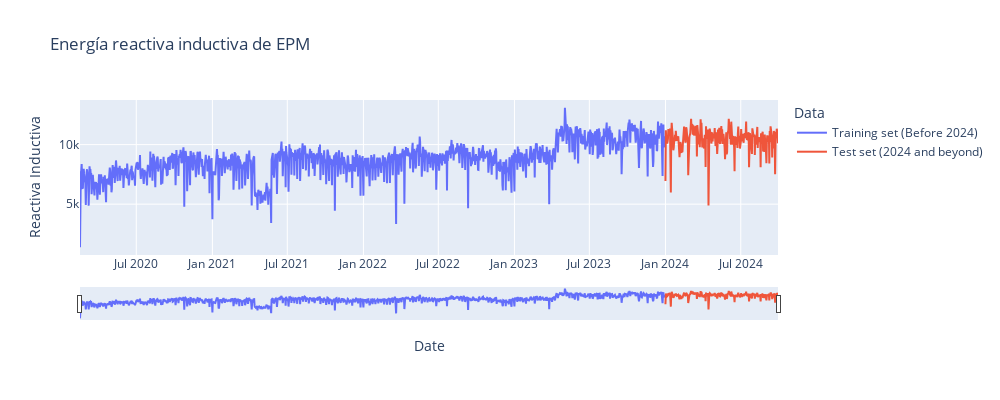

The cell this chart's notebook holds for it:
### Markdown cell above
### Grafico completo de serie

### Code cell
import plotly.graph_objects as go

# Definir los datos para el conjunto de entrenamiento y prueba
training_data = df["reactiva_inductiva"][:'2023']
test_data = df["reactiva_inductiva"]['2024':]

# Crear la figura
fig = go.Figure()

# Añadir la serie de datos del conjunto de entrenamiento
fig.add_trace(go.Scatter(
    x=training_data.index,
    y=training_data.values,
    mode='lines',
    name='Training set (Before 2024)'
))

# Añadir la serie de datos del conjunto de prueba
fig.add_trace(go.Scatter(
    x=test_data.index,
    y=test_data.values,
    mode='lines',
    name='Test set (2024 and beyond)'
))

# Configurar el diseño del gráfico
fig.update_layout(
    title="Energía reactiva inductiva de EPM",
    xaxis_title="Date",
    yaxis_title="Reactiva Inductiva",
    legend=dict(title="Data"),
    width=1000, # Ajustar el ancho en lugar de figsize
    height=400,
    xaxis_rangeslider_visible=True
)

# Mostrar el gráfico
fig.show()

### Figure 1 — Plotly figure (JSON) as saved in the notebook; plotly's stock layout.template omitted (floating-point values rounded to 4 significant figures; data arrays with more than 128 entries replaced by an {"elided": "..."} marker saying what was removed)
{"data": [{"mode": "lines", "name": "Training set (Before 2024)", "type": "scatter", "x": {"elided": "1403 str values"}, "y": {"elided": "1403 int values"}}, {"mode": "lines", "name": "Test set (2024 and beyond)", "type": "scatter", "x": {"elided": "265 str values"}, "y": {"elided": "265 int values"}}], "layout": {"height": 400, "legend": {"title": {"text": "Data"}}, "title": {"text": "Energía reactiva inductiva de EPM"}, "width": 1000, "xaxis": {"rangeslider": {"visible": true}, "title": {"text": "Date"}}, "yaxis": {"title": {"text": "Reactiva Inductiva"}}}}
